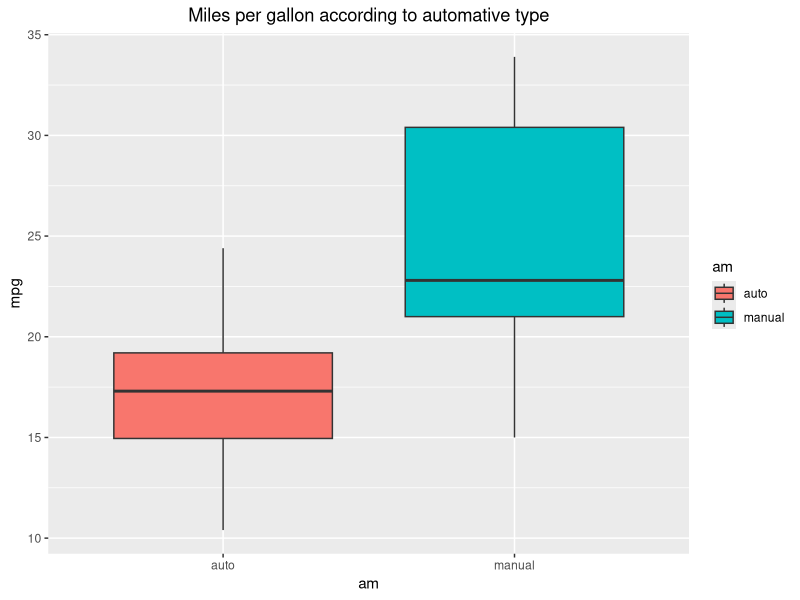
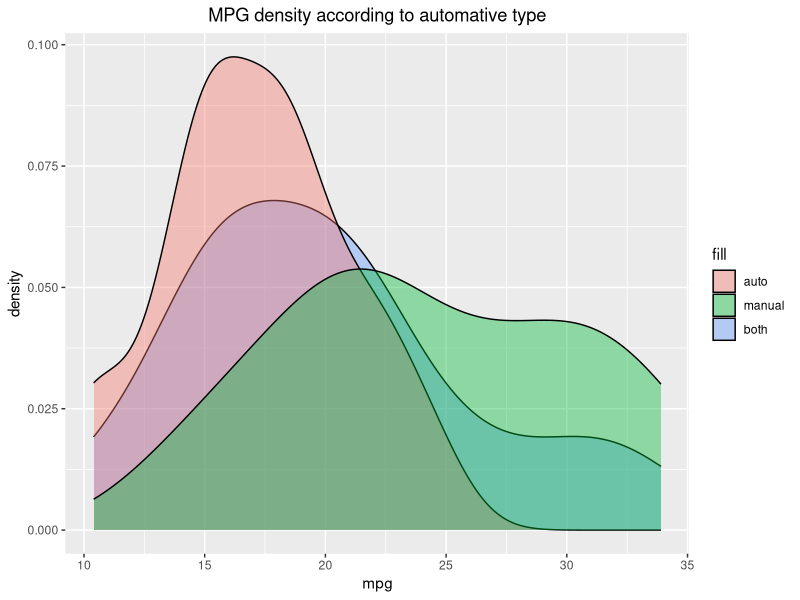
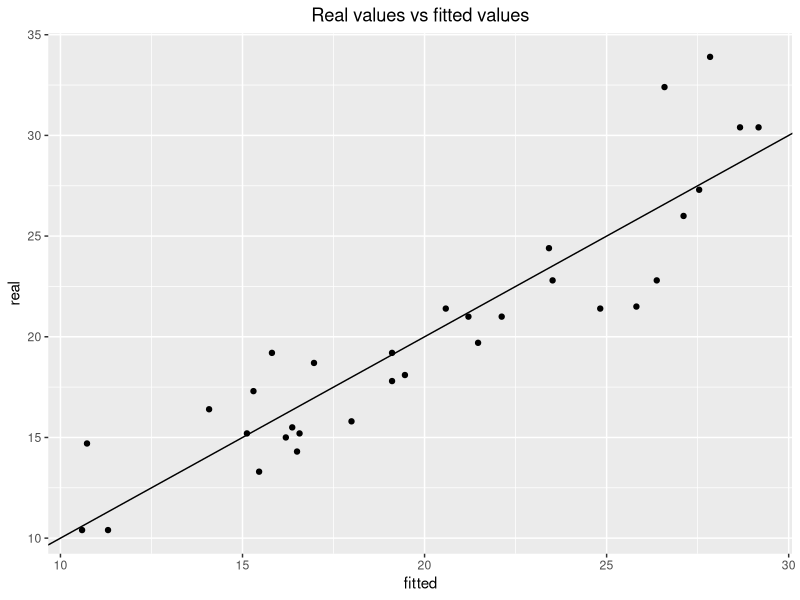

These charts were generated, in order, by the following R code:
data("mtcars")
library(dplyr)
library(ggplot2)

mtcars <- mtcars %>%
  mutate(vs = factor(vs)) %>%
  mutate(gear = factor(gear)) %>%
  mutate(carb = factor(carb)) %>%
  mutate(am = factor(am, labels = c("auto", "manual")))

ggplot(mtcars) +
  geom_boxplot(aes(x=am, y=mpg, fill=am)) +
  ggtitle("Miles per gallon according to automative type") +
  theme(plot.title = element_text(hjust = 0.5))

ggplot(mtcars, aes(mpg)) +
  geom_density(aes(fill="both"), alpha=0.4) +
  geom_density(aes(fill=am), alpha=0.4) +
  ggtitle("MPG density according to automative type") +
  theme(plot.title = element_text(hjust = 0.5))

t_test <- t.test(mpg ~ am, data=mtcars)
t_test

complete_model <- lm(mpg ~ ., data=mtcars)
best_model <- step(complete_model)

best <- lm(mpg ~ cyl + disp + wt + am, data=mtcars)
summary(best)

yhat <- data.frame(real = mtcars$mpg, fitted = best$fitted.values)
ggplot(yhat, aes(x=fitted, y=real)) +
  geom_point() +
  geom_abline(intercept=0, slope=1) +
  ggtitle("Real values vs fitted values") +
  theme(plot.title = element_text(hjust = 0.5))

